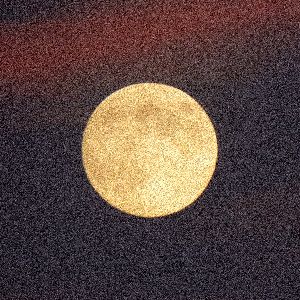
#> input picture data/moon_noisy.png, 300 x 300 px
$ python question1.py
#> lines starting #> are read from the running program, lines starting #| are printed output that depends on the picture; after the words box and inside, x2 and y2 are one past the last pixel; in counts of white or black regions, pixels touching at a corner belong together
# Module imports
import skimage
import matplotlib.pyplot as plt
import numpy as np
import pandas as pd
import cv2
import math
import warnings
warnings.filterwarnings("ignore")

# Question 1
img = skimage.io.imread("./data/moon_noisy.png")
#> img is the input picture: shape (300, 300, 3); mean R, G, B 90.5, 71.3, 65.6


def between_class_variance(img, t):
    freq = np.zeros(256)
    for i in range(256):
        freq[i] = np.sum(img==i)
    m, n = img.shape
    p = freq/(m*n)
    # Class probabilities
    w0 = np.sum(p[:t+1])
    w1 = np.sum(p[t+1:])
    # image mean
    uT = np.sum(np.arange(256)*p)
    if w0==0 or w1==0:
        return -np.inf
    # Mean value of intensity of a pixel belonging to a class
    u0 = np.sum(np.arange(t+1)*p[:t+1])/w0
    u1 = np.sum(np.arange(t+1,256)*p[t+1:])/w1
    # Between class variance
    return w0*(u0-uT)**2 + w1*(u1-uT)**2

def adaptive_binarization(img, block_size):
    M, N = img.shape
    m, n = M//block_size, N//block_size
    v_s, h_s = 0, 0
    binarized_image = np.zeros((M, N))
    t, min_within_class_variance = None, None

    def within_class_variance(t, p):  # sw^2 = w0 * s0^2 + w1 * s1^2
        # Class probabilities
        w0 = np.sum(p[:t+1])
        w1 = np.sum(p[t+1:])
        if w0==0 or w1==0:
            return np.inf
        # Mean value of intensity of a pixel belonging to a class
        u0 = np.sum([k*p[k] for k in range(t+1)]) / w0
        u1 = np.sum([k*p[k] for k in range(t+1, 256)]) / w1
        # Variance of intensities of pixel belonging to a class
        s0 = np.sum([((k-u0)**2)*p[k] for k in range(t+1)]) / w0
        s1 = np.sum([((k-u1)**2)*p[k] for k in range(t+1, 256)]) / w1
        # Within class variance
        return w0*s0 + w1*s1

    while v_s < block_size:
        freq = np.zeros(256)
        img_plot = img[h_s*m:h_s*m+n, v_s*n:v_s*n+m]
        for i in range(256):
            freq[i] = np.sum(img_plot==i)
        p = freq / (m*n)
        within_class_variance_t = np.zeros(256)
        for t in range(256):
            within_class_variance_t[t] = within_class_variance(t, p)
        t = np.argmin(within_class_variance_t)
        min_within_class_variance = np.min(within_class_variance_t)
        for i in range(m):
            for j in range(n):
                if img[h_s*m+i, v_s*n+j] > t:
                    binarized_image[h_s*m+i,v_s*n+j] = 1
                else:
                    binarized_image[h_s*m+i,v_s*n+j] = 0
        h_s += 1
        if h_s == block_size:
            h_s = 0
            v_s += 1
    return min_within_class_variance, t, binarized_image

def kernel(M, N, s_g):
    filter = np.zeros((M, N))
    if s_g==0:
        filter[M//2, N//2] = 1
        return filter
    for i in np.arange(-M//2, M//2+1, 1):
        for j in np.arange(-N//2, N//2+1, 1):
            filter[i+M//2, j+N//2] = np.exp(-((i**2+j**2)/(2*s_g**2)))
    filter = filter / np.sum(filter)
    return filter

s_gs = np.array([0, 0.1, 0.5, 1, 2.5, 5, 10, 20])
within_class_variance = np.zeros(len(s_gs))
fig, axs = plt.subplots(8, 3, figsize=(16, 52))
axes = axs.flat
for i in range(len(s_gs)):
    filter = kernel(41, 41, s_gs[i])
    img_ = img.copy()
    img_[:,:,0] = cv2.filter2D(img[:,:,0],0, filter)
    img_[:,:,1] = cv2.filter2D(img[:,:,1],0, filter)
    img_[:,:,2] = cv2.filter2D(img[:,:,2],0, filter)
    axes[3*i].imshow(img_,)
    axes[3*i].set_title(f"$ \sigma_g$ = {s_gs[i]}")
    grayscale_img = cv2.cvtColor(img_, cv2.COLOR_BGR2GRAY)
    within_class_variance[i], t, binarized_img = adaptive_binarization(grayscale_img, block_size=1)
    axes[3*i+1].imshow(binarized_img, 'gray')
    axes[3*i+1].set_title(f"$ \sigma_g$ = {s_gs[i]} t = {t} $ \sigma_w^2$ =  {np.round(within_class_variance[i], 2)}")

    freq = np.zeros(256)
    for j in range(256):
        freq[j] = np.sum(grayscale_img==j)

    axes[3*i+2].plot(freq)
    axes[3*i+2].axvline(t, color="black", linestyle="--", label="t*")
    axes[3*i+2].set_xlabel("Intensity")
    axes[3*i+2].set_ylabel("Frequency")
    axes[3*i+2].set_title(f"t = {t}")
#> this loop made 8 passes
#> t on passes 1 to 8: 117, 117, 117, 117, 116, 114, 111, 109
#> pass 1, `grayscale_img = cv2.cvtColor(img_, cv2.COLOR_BGR2GRAY)`:
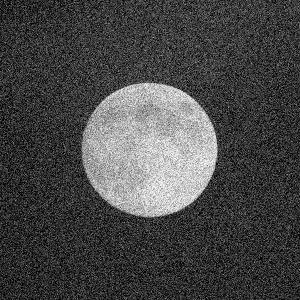
#> grayscale_img: shape (300, 300); min 0, max 254, mean 71.8
#> pass 1, `within_class_variance[i], t, binarized_img = adaptive_binarization(gra..`:
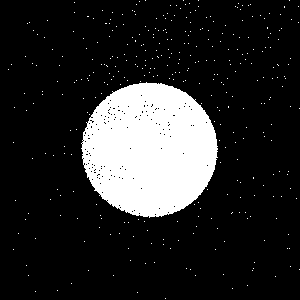
#> binarized_img: shape (300, 300) float64; values 0 (black) and 1 (white), 16.1% white; 358 white regions (357 under 20 px), largest, box (x1, y1, x2, y2) and area: (81, 82, 218, 218) 14144
#> pass 3, `within_class_variance[i], t, binarized_img = adaptive_binarization(gra..`:
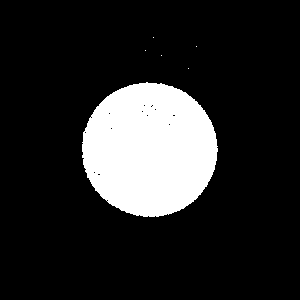
#> binarized_img: shape (300, 300) float64; values 0 (black) and 1 (white), 15.9% white; 6 white regions (5 under 20 px), largest, box (x1, y1, x2, y2) and area: (82, 82, 218, 217) 14276
#> after the loop:
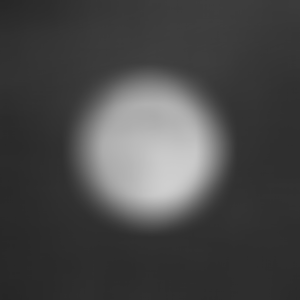
#> grayscale_img: shape (300, 300); min 38, max 207, mean 71.8
#> after the loop:
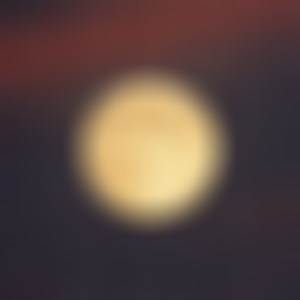
#> img_: shape (300, 300, 3); mean R, G, B 90.5, 71.3, 65.6
#> after the loop, within_class_variance = [670.8, 670.8, 333.3, 141.4, 123, 153.6, 205.8, 238.2]
print(f's_g that minimizes s_w**2: {s_gs[np.argmin(within_class_variance)]}')
#| s_g that minimizes s_w**2: 2.5
plt.tight_layout()
plt.savefig('1a.png')
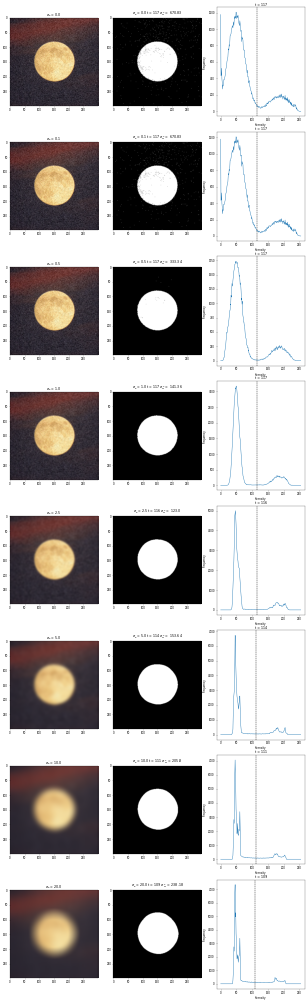
#> figure drawn by matplotlib, 24 panels; panel 3: curve peaks at x = 49, y = 1205; panel 6: curve peaks at x = 49, y = 1205; panel 9: curve peaks at x = 47, y = 1731; panel 12: curve peaks at x = 50, y = 3173
plt.show()

$ run again, with data/brightness_contrast.jpg saved as data/moon_noisy.png
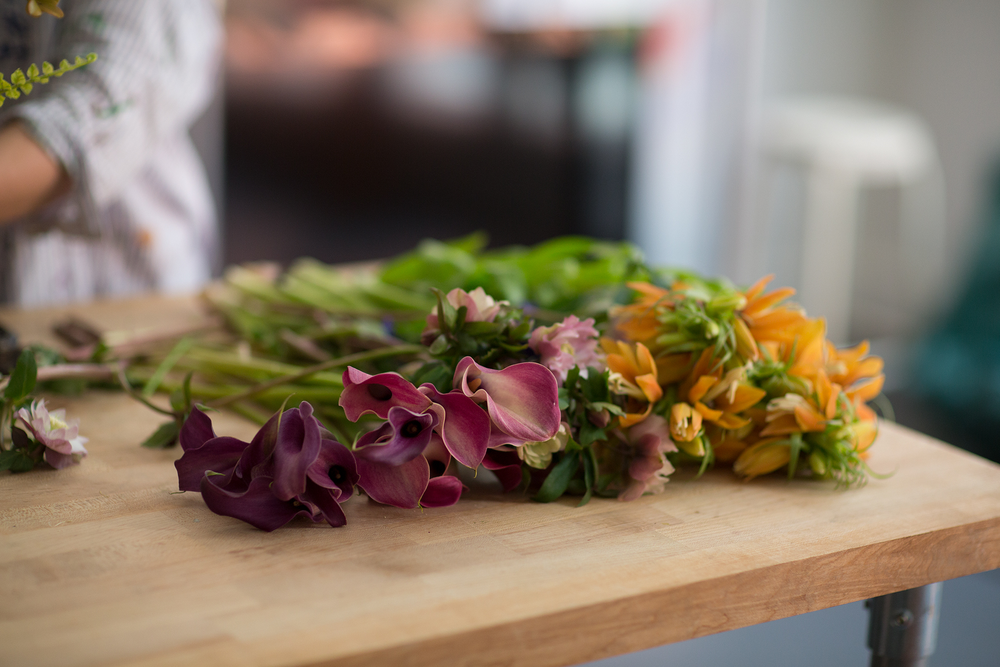
#> input picture data/brightness_contrast.jpg, 1000 x 667 px, shrunk from 1920 x 1280 before the run
#> img is the input picture: shape (667, 1000, 3); mean R, G, B 133.5, 117.8, 99
#> the loop `for i in range(len(s_gs)):` made 8 passes
#> t on passes 1 to 8: 99, 99, 99, 99, 100, 101, 102, 103
#> pass 1, `within_class_variance[i], t, binarized_img = adaptive_binarization(gra..`:
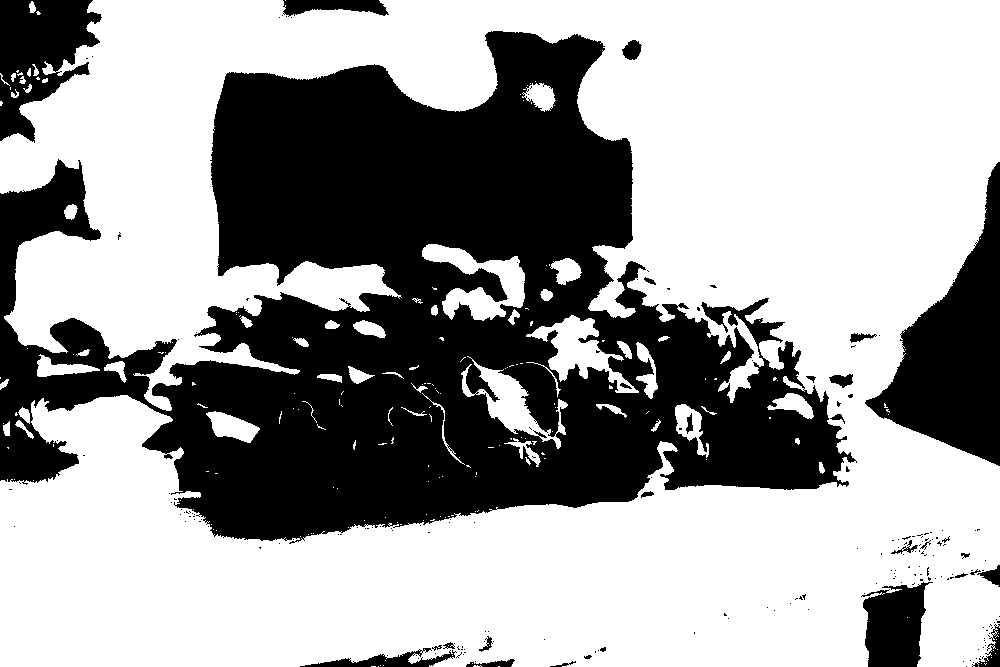
#> binarized_img: shape (667, 1000) float64; values 0 (black) and 1 (white), 62.5% white; 207 black regions (178 under 20 px), largest, box (x1, y1, x2, y2) and area: (0, 31, 857, 544) 214264, (865, 162, 1000, 466) 18108, (0, 0, 102, 143) 8533
#> after the loop `for i in range(len(s_gs)):`:
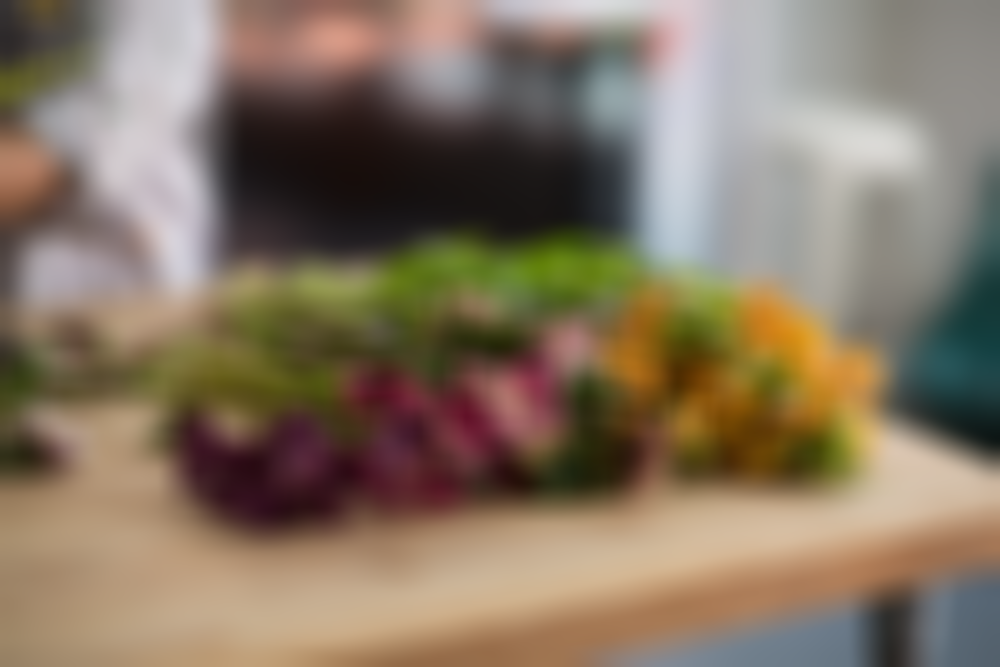
#> img_: shape (667, 1000, 3); mean R, G, B 133.5, 117.8, 99
#> after the loop `for i in range(len(s_gs)):`: within_class_variance = [545.5, 545.5, 544.1, 541.2, 532.5, 514.1, 483.6, 465.7]
#| s_g that minimizes s_w**2: 20.0
